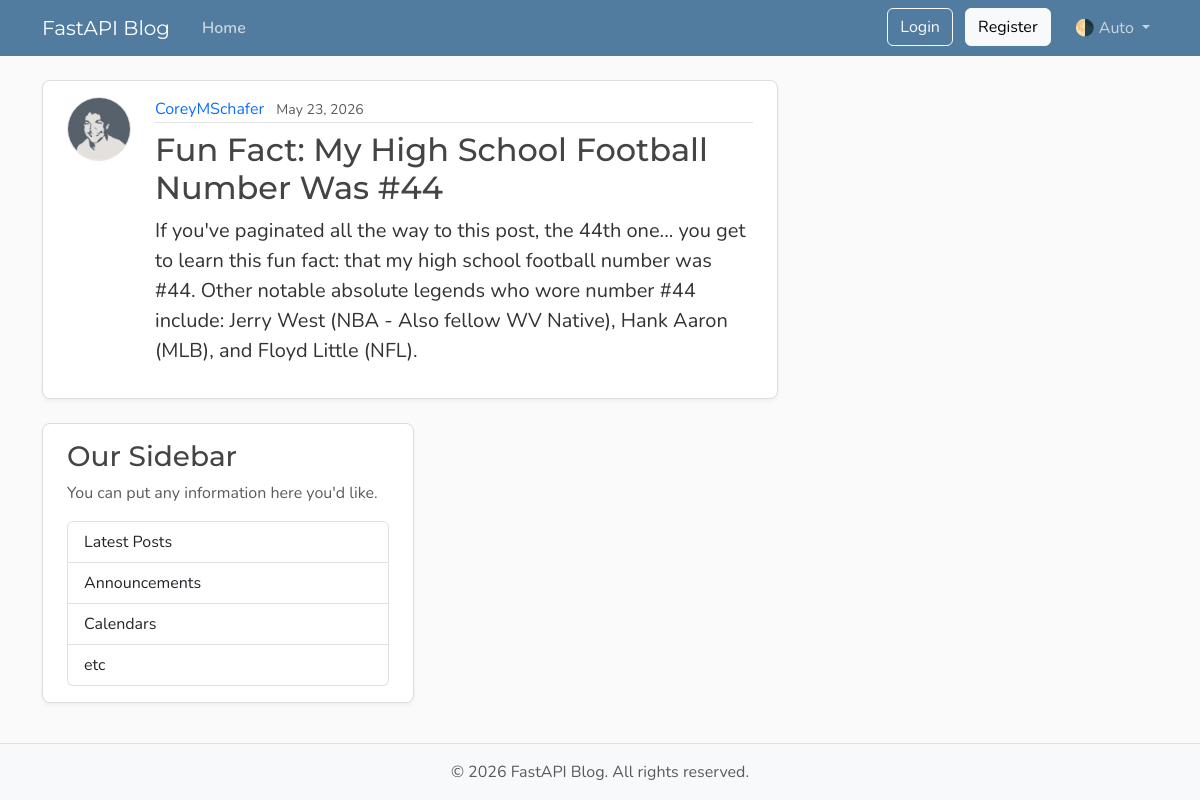
/posts/1, run on the app's committed database.
### models.py (models this page shows, shortened)
class User(Base):
    __tablename__ = "users"
    id: Mapped[int] = mapped_column(Integer, primary_key=True, index=True)
    username: Mapped[str] = mapped_column(String(50), unique=True, nullable=False)
    email: Mapped[str] = mapped_column(String(120), unique=True, nullable=False)
    password_hash: Mapped[str] = mapped_column(String(200), nullable=False)
    image_file: Mapped[str | None] = mapped_column(
        String(200),
        nullable=True,
        default=None,
    )
    posts: Mapped[list[Post]] = relationship(
        back_populates="author",
        cascade="all, delete-orphan",
        )
    reset_tokens: Mapped[list[PasswordResetToken]] = relationship(
        back_populates="user",
        cascade="all, delete-orphan",
    )

class Post(Base):
    __tablename__ = "posts"
    id: Mapped[int] = mapped_column(Integer, primary_key=True, index=True)
    title: Mapped[str] = mapped_column(String(100), nullable=False)
    content: Mapped[str] = mapped_column(Text, nullable=False)
    user_id: Mapped[int] = mapped_column(
        ForeignKey("users.id"),
        nullable=False,
        index=True,
    )
    date_posted: Mapped[datetime] = mapped_column(
        DateTime(timezone=True),
        default=lambda: datetime.now(UTC),
    )
    author: Mapped[User] = relationship(back_populates="posts")

### main.py (the view)
@app.get("/posts/{post_id}", include_in_schema=False)
async def post_page(
    request: Request,
    post_id: int,
    db: Annotated[AsyncSession, Depends(get_db)],
):
    result = await db.execute(
        select(models.Post)
        .options(selectinload(models.Post.author))
        .where(models.Post.id == post_id),
    )
    post = result.scalars().first()
    if post:
        title = post.title[:50]
        return templates.TemplateResponse(
            request,
            "post.html",
            {"post": post, "title": title},
        )
    raise HTTPException(status_code=status.HTTP_404_NOT_FOUND, detail="Post not found")

### templates/post.html (shortened to what this page needs)
{% extends "layout.html" %}
{% block content %}
  <article class="content-section py-3 px-4 mb-4">
    <div class="d-flex align-items-start gap-4">
      <img class="rounded-circle article-img flex-shrink-0"
           src="{{ post.author.image_path }}"
           alt="{{ post.author.username }}'s profile picture"
           width="64"
           height="64"
           loading="lazy">
      <div class="flex-grow-1">
        <div class="article-metadata mb-2">
          <a class="me-2"
             href="{{ url_for("user_posts", user_id=post.author.id) }}">{{ post.author.username }}</a>
          <small class="text-body-secondary">{{ post.date_posted.strftime("%B %d, %Y") }}</small>
        </div>
        <h2 class="article-title">{{ post.title }}</h2>
        <p class="article-content">{{ post.content }}</p>
        </div>
      </div>
    </div>
  </div>
{% endblock content %}

### templates/layout.html (shortened to what this page needs)
<!DOCTYPE html>
<html lang="en">
  <head>
    <link href="https://cdn.jsdelivr.net/npm/bootstrap@5.3.8/dist/css/bootstrap.min.css"
          rel="stylesheet"
>
    <link rel="stylesheet"
          type="text/css"
          href="{{ url_for("static", path='css/main.css') }}">
  </head>
  <body class="d-flex flex-column min-vh-100">
    <header class="site-header">
      <nav class="navbar navbar-expand-md bg-steel fixed-top"
           data-bs-theme="dark">
        <div class="container">
          <a class="navbar-brand me-4" href="{{ url_for("home") }}">FastAPI Blog</a>
          <div class="collapse navbar-collapse" id="navbarToggle">
            <div class="navbar-nav me-auto">
              <a class="nav-link active"
                 aria-current="page"
                 href="{{ url_for("home") }}">Home</a>
            </div>
            <div class="navbar-nav">
              <div id="loggedOutNav">
              <a class="btn btn-outline-light mb-2 mb-md-0 me-md-2"
                  href="{{ url_for("login_page") }}">Login</a>
              <a class="btn btn-light mb-2 mb-md-0 me-md-3"
                  href="{{ url_for("register_page") }}">Register</a>
              </div>
              <div class="nav-item dropdown">
                <a class="nav-link dropdown-toggle"
                   href="#"
                   role="button"
                   id="bd-theme"
                   data-bs-toggle="dropdown"
                   aria-expanded="false">
                  <span id="bd-theme-text">🌗 Auto</span>
                </a>
              </div>
            </div>
          </div>
        </div>
      </nav>
    </header>
    <main role="main" class="container">
      <div class="row">
        <div class="col-md-8">
          {% block content %}
          {% endblock content %}
        <aside class="col-md-4">
          <div class="content-section py-3 px-4 mb-4">
            <h3>Our Sidebar</h3>
            <p class="text-body-secondary">You can put any information here you'd like.</p>
            <ul class="list-group">
              <li class="list-group-item">Latest Posts</li>
              <li class="list-group-item">Announcements</li>
              <li class="list-group-item">Calendars</li>
              <li class="list-group-item">etc</li>
            </ul>
          </div>
        </aside>
    </main>
    <footer class="mt-auto py-3 bg-body-tertiary border-top">
      <div class="container text-center">
        <p class="text-body-secondary mb-0">
          © <span id="year"></span> FastAPI Blog. All rights reserved.
        </p>
      </div>
    </footer>
  </body>
</html>

### static/css/main.css (style rules this page uses)
:root { --font-heading: "Montserrat", system-ui, -apple-system, BlinkMacSystemFont, sans-serif; --font-body: "Nunito", system-ui, -apple-system, BlinkMacSystemFont, sans-serif; --color-bg-body: #fafafa; --color-bg-content: #ffffff; --color-text-primary: #333333; --color-text-heading: #444444; --color-steel: #527c9f; --color-nav-link: #cbd5db; --color-nav-link-hover: #ffffff; --color-link-hover: #428bca; --color-border: #dddddd; --color-border-light: #e3e3e3; --spacing-xl: 5rem; --article-img-size: 4rem; --account-img-size: 7.813rem; }
body { font-family: var(--font-body); background: var(--color-bg-body); color: var(--color-text-primary); }
main { padding-top: var(--spacing-xl); }
h1, h2, h3, h4, h5, h6 { font-family: var(--font-heading); color: var(--color-text-heading); }
.navbar-brand { font-family: var(--font-heading); }
a { text-decoration: none; }
.bg-steel { background-color: var(--color-steel); }
.site-header .navbar-nav .nav-link { color: var(--color-nav-link); transition: color 0.2s ease-in-out; }
.site-header .navbar-nav .nav-link.active { font-weight: 600; }
.content-section { background: var(--color-bg-content); border: 1px solid var(--color-border); border-radius: 0.5rem; box-shadow: 0 2px 4px rgba(15, 23, 42, 0.05); transition: box-shadow 0.15s ease, transform 0.15s ease, border-color 0.15s ease; }
.article-title { color: var(--color-text-heading); transition: color 0.2s ease-in-out; }
.article-content { white-space: pre-line; font-size: 1.25rem; }
.article-img { height: var(--article-img-size); width: var(--article-img-size); flex-shrink: 0; object-fit: cover; border: 1px solid var(--color-border-light); box-shadow: 0 0 0 2px var(--color-bg-content); }
.article-metadata { padding-bottom: 0.063rem; border-bottom: 1px solid var(--color-border-light); }
.article-metadata a { transition: color 0.2s ease-in-out; }
[data-bs-theme="dark"] { --color-bg-body: #1a1a1a; --color-bg-content: #2d2d2d; --color-text-primary: #e0e0e0; --color-text-heading: #f0f0f0; --color-border: #404040; --color-border-light: #4a4a4a; }

### data on the page
User: author.image_path (picture), author.username "CoreyMSchafer"
Post: date_posted "May 23, 2026", title "Fun Fact: My High School Football Number Was #44", content "If you've paginated all the way to this post, the 44th one... you get to learn this fun fact: that my high school football number was #44. Other notable absolute legends who wore number #44 include: Jerry West (NBA - Also fellow WV Native), Hank Aaron (MLB), and Floyd Little (NFL)."
